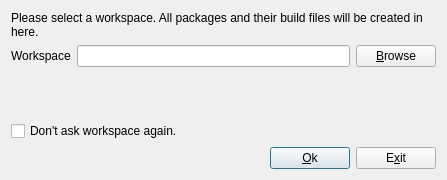
<?xml version="1.0" encoding="UTF-8"?>
<ui version="4.0">
 <class>WorkspaceDialog</class>
 <widget class="QDialog" name="WorkspaceDialog">
  <property name="geometry">
   <rect>
    <x>0</x>
    <y>0</y>
    <width>447</width>
    <height>180</height>
   </rect>
  </property>
  <property name="windowTitle">
   <string>Select Workspace</string>
  </property>
  <layout class="QVBoxLayout" name="verticalLayout">
   <item>
    <widget class="QLabel" name="label">
     <property name="text">
      <string>Please select a workspace. All packages and their build files will be created in here.</string>
     </property>
     <property name="wordWrap">
      <bool>true</bool>
     </property>
    </widget>
   </item>
   <item>
    <layout class="QHBoxLayout" name="horizontalLayout_2">
     <item>
      <widget class="QLabel" name="lbl_workspace">
       <property name="text">
        <string>Workspace</string>
       </property>
      </widget>
     </item>
     <item>
      <widget class="QLineEdit" name="le_workspace">
       <property name="readOnly">
        <bool>true</bool>
       </property>
      </widget>
     </item>
     <item>
      <widget class="QPushButton" name="pb_browse">
       <property name="text">
        <string>&amp;Browse</string>
       </property>
      </widget>
     </item>
    </layout>
   </item>
   <item>
    <spacer name="verticalSpacer">
     <property name="orientation">
      <enum>Qt::Vertical</enum>
     </property>
     <property name="sizeHint" stdset="0">
      <size>
       <width>20</width>
       <height>33</height>
      </size>
     </property>
    </spacer>
   </item>
   <item>
    <widget class="QCheckBox" name="check_not_ask">
     <property name="text">
      <string>Don't ask workspace again.</string>
     </property>
    </widget>
   </item>
   <item>
    <layout class="QHBoxLayout" name="horizontalLayout">
     <item>
      <spacer name="horizontalSpacer">
       <property name="orientation">
        <enum>Qt::Horizontal</enum>
       </property>
       <property name="sizeHint" stdset="0">
        <size>
         <width>251</width>
         <height>19</height>
        </size>
       </property>
      </spacer>
     </item>
     <item>
      <widget class="QPushButton" name="pb_ok">
       <property name="text">
        <string>&amp;Ok</string>
       </property>
       <property name="default">
        <bool>true</bool>
       </property>
      </widget>
     </item>
     <item>
      <widget class="QPushButton" name="pb_exit">
       <property name="text">
        <string>E&amp;xit</string>
       </property>
      </widget>
     </item>
    </layout>
   </item>
  </layout>
 </widget>
 <resources/>
 <connections>
  <connection>
   <sender>pb_ok</sender>
   <signal>clicked()</signal>
   <receiver>WorkspaceDialog</receiver>
   <slot>accept()</slot>
   <hints>
    <hint type="sourcelabel">
     <x>326</x>
     <y>155</y>
    </hint>
    <hint type="destinationlabel">
     <x>242</x>
     <y>153</y>
    </hint>
   </hints>
  </connection>
  <connection>
   <sender>pb_exit</sender>
   <signal>clicked()</signal>
   <receiver>WorkspaceDialog</receiver>
   <slot>reject()</slot>
   <hints>
    <hint type="sourcelabel">
     <x>428</x>
     <y>156</y>
    </hint>
    <hint type="destinationlabel">
     <x>407</x>
     <y>100</y>
    </hint>
   </hints>
  </connection>
 </connections>
</ui>
